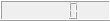
<?xml version="1.0" encoding="UTF-8"?>
<ui version="4.0">
 <class>hilo1</class>
 <widget class="QWidget" name="hilo1">
  <property name="geometry">
   <rect>
    <x>0</x>
    <y>0</y>
    <width>110</width>
    <height>21</height>
   </rect>
  </property>
  <property name="windowTitle">
   <string>Form</string>
  </property>
  <widget class="QLCDNumber" name="lcdNumber">
   <property name="geometry">
    <rect>
     <x>0</x>
     <y>0</y>
     <width>111</width>
     <height>21</height>
    </rect>
   </property>
  </widget>
 </widget>
 <resources/>
 <connections/>
</ui>
